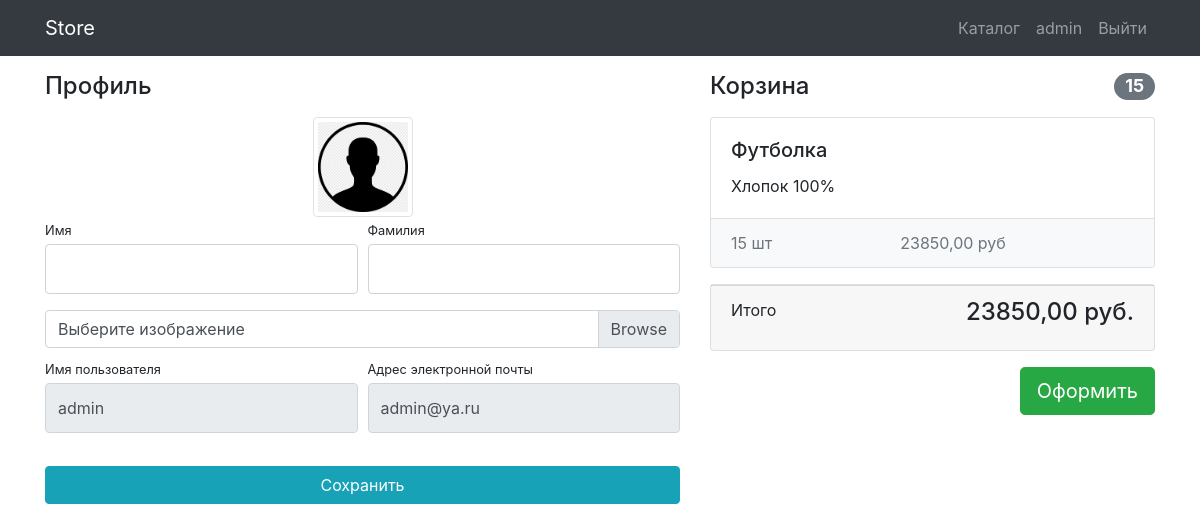
/users/profile/ (signed in), run on the app's committed database.
### users/models.py (models this page shows)
class User(AbstractUser):
    image = models.ImageField(
        upload_to='users_images',
        blank=True,
)

### products/models.py (models this page shows, shortened)
class Basket(models.Model):
    user = models.ForeignKey(
        User,
        on_delete=models.CASCADE
    )
    product = models.ForeignKey(
        Product,
        on_delete=models.CASCADE
    )
    quantity = models.PositiveIntegerField(
        default=0
    )
    created_timestamp = models.DateTimeField(
        auto_now_add=True
    )
    def sum(self):
        return self.quantity * self.product.price
    class Meta:
        verbose_name = 'Корзина'
        verbose_name_plural = 'Корзины'

class Product(models.Model):
    name = models.CharField(
        max_length=256
    )
    image = models.ImageField(
        upload_to='products_images'
    )
    description = models.TextField(
        blank=True
    )
    short_description = models.CharField(
        max_length=64,
        blank=True
    )
    price = models.DecimalField(
        max_digits=8,
        decimal_places=2,
        default=0
    )
    quantity = models.PositiveIntegerField(
        default=0
    )
    category = models.ForeignKey(
        ProductCategory,
        on_delete=models.PROTECT
    )
    likes = models.PositiveIntegerField(
        default=0
    )
    class Meta:
        verbose_name = 'Продукт'
        verbose_name_plural = 'Продукты'

### users/views.py (the view)
# urls.py: path('profile/', profile, name='profile'),
@login_required
def profile(request):
    user = request.user
    if request.method == 'POST':
        form = UserProfileForm(data=request.POST,
                               files=request.FILES,
                               instance=user)
        if form.is_valid():
            form.save()
            return HttpResponseRedirect(reverse('users:profile'))
    else:
        form = UserProfileForm(instance=user)
    baskets = Basket.objects.filter(user=user)
    total_quantity = 0
    total_sum = 0
    for basket in baskets:
        total_quantity += basket.quantity
        total_sum += basket.sum()
    context = {
        'form': form,
        'title': 'Личный кабинет',
        'baskets': baskets,
        'total_quantity': total_quantity,
        'total_sum': total_sum,
    }
    return render(request, 'users/profile.html', context)

### users/forms.py
class UserProfileForm(UserChangeForm):
    username = forms.CharField(widget=forms.TextInput(attrs={'readonly': True})
    )
    email = forms.CharField(widget=forms.EmailInput(attrs={'readonly': True})
    )
    image = forms.ImageField(widget=forms.FileInput())
    class Meta:
        model = User
        fields = ('username', 'email', 'first_name', 'last_name', 'image')
    def __init__(self, *args, **kwargs):
        super(UserProfileForm, self).__init__(*args, **kwargs)
        for field_name, field in self.fields.items():
            field.widget.attrs['class'] = 'form-control py-4'
        self.fields['image'].widget.attrs['class'] = 'custom-file-input'

### users/templates/users/profile.html (shortened to what this page needs)
{% extends 'products/base.html' %}
{% load static %}
{% block css %}
<link href="{% static 'css/profile.css' %}" rel="stylesheet">
{% endblock %}
{% block content %}
    <div class="container">
        <div class="row">
            <div class="col-lg-7">
                <h4 class="mt-3 mb-3">Профиль</h4>
                <div class="col-lg-12 text-center">
                    <img width="100" height="100"
                        src="{% if user.image %} {{ user.image.url }} {% else %} {% static 'vendor/img/users/default.png' %} {% endif %}"
                        class="img-thumbnail">
                </div>
                <form action="{% url 'users:profile' %}" method="post" enctype="multipart/form-data" >
                    <div class="form-row">
                        <div class="col-lg-6">
                            <div class="form-group">
                                <label class="small mb-1" for="{{ form.first_name.id_for_label }}">Имя</label>
                                {{ form.first_name }}
                            </div>
                        </div>
                        <div class="col-lg-6">
                            <div class="form-group">
                                <label class="small mb-1" for="{{ form.last_name.id_for_label }}">Фамилия</label>
                                {{ form.last_name }}
                            </div>
                        </div>
                    </div>
                    <div class="form-row mb-2">
                        <div class="col-lg-12">
                            <div class="custom-file">
                                <label class="custom-file-label" for="{{ form.image.id_for_label }}">Выберите изображение</label>
                            </div>
                        </div>
                    </div>
                    <div class="form-row">
                        <div class="col-lg-6">
                            <label class="small mb-1" for="{{ form.username.id_for_label }}">Имя пользователя </label>
                            {{ form.username }}
                        </div>
                        <div class="col-lg-6">
                            <label class="small mb-1" for="inputEmailAddress">Адрес электронной
                                почты</label>
                                {{ form.email }}
                        </div>
                    </div>
                    <div class="form-row">
                        <div class="col-lg-12" style="margin-top: 33px;">
                            <input class="btn btn-info btn-block" type="submit" value="Сохранить">
                        </div>
                    </div>
                </form>
            </div>
            {% include 'products/basket.html' %}
        </div>
    </div>
{% endblock %}

### products/templates/products/base.html (shortened to what this page needs)
{% load static %}
<!DOCTYPE html>
<html lang="en">
<head>
    <link href="{% static 'vendor/bootstrap/css/bootstrap.min.css' %}" rel="stylesheet">
    {% block css %} {% endblock %}
</head>
<body>
<nav class="navbar navbar-expand-lg navbar-dark bg-dark fixed-top">
    <div class="container">
        <a class="navbar-brand" href="{% url 'index' %}">Store</a>
        <div class="collapse navbar-collapse" id="navbarResponsive">
            <ul class="navbar-nav ml-auto">
                <li class="nav-item">
                    <a class="nav-link" href="{% url 'products:index' %}">Каталог  </a>
                </li>
                {% if user.is_authenticated %}
                    <li class="nav-item">
                        <a class="nav-link" href="{% url 'users:profile' %}"> {{ user.username }}
                        </a>
                    </li>
                    <li class="nav-item">
                        <a class="nav-link" href="{% url 'users:logout' %}">Выйти </a>
                    </li>
                {% else %}
                    <li class="nav-item">
                        <a class="nav-link" href="{% url 'users:login' %}">Войти <i class="fas fa-sign-in-alt"></i></a>
                    </li>
                {% endif %}
            </ul>
        </div>
    </div>
</nav>
{% block content %} {% endblock %}
</body>
</html>

### products/templates/products/basket.html (shortened to what this page needs)
{% if baskets %}
<div class="col-lg-5">
    <h4 class="mt-3 mb-3 d-flex justify-content-between align-items-center mb-3">
        Корзина <span class="badge badge-secondary badge-pill">{{ total_quantity }}</span>
    </h4>
    {% for basket in baskets %}
    <div class="card mb-3">
        <div class="card-body">
            <h5 class="card-title">{{ basket.product.name }}</h5>
            <p class="card-text">{{ basket.product.short_description }}</p>
        </div>
        <ul class="list-group list-group-flush">
            <li class="list-group-item d-flex justify-content-between lh-condensed bg-light">
                <span class="text-muted">{{ basket.quantity }} шт</span>
                <span class="text-muted">{{ basket.sum }} руб </span>
            </li>
        </ul>
    </div>
    {% endfor %}
    <div class="card mb-3">
        <div class="card-footer">
            <p class="float-left">Итого</p>
            <h4 class="float-right">{{ total_sum }} руб.</h4>
        </div>
    </div>
    <button type="button" class="btn btn-success btn-lg float-right">Оформить</button>
</div>
{% else %}
    <h4 class="mt-3 mb-3 text-center">
        Корзина пуста
    </h4>
{% endif %}

### static/css/profile.css (style rules this page uses)
body { padding-top: 56px; }

### data on the page
User: username "admin", email "admin@ya.ru"
Basket: product.name "Футболка", product.short_description "Хлопок 100%", quantity "15", sum "23850,00"

### other printed values
{{ total_quantity }} "15"
{{ total_sum }} "23850,00"
